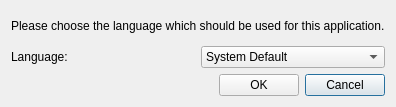
<?xml version="1.0" encoding="UTF-8"?>
<ui version="4.0">
 <class>LanguageDlg</class>
 <widget class="QDialog" name="LanguageDlg">
  <property name="geometry">
   <rect>
    <x>0</x>
    <y>0</y>
    <width>374</width>
    <height>107</height>
   </rect>
  </property>
  <property name="windowTitle">
   <string>Language</string>
  </property>
  <property name="windowIcon">
   <iconset resource="images.qrc">
    <normaloff>:/images/applications-education-language.png</normaloff>:/images/applications-education-language.png</iconset>
  </property>
  <layout class="QVBoxLayout" name="verticalLayout">
   <item>
    <widget class="QLabel" name="label">
     <property name="text">
      <string>Please choose the language which should be used for this application.</string>
     </property>
    </widget>
   </item>
   <item>
    <layout class="QGridLayout" name="gridLayout_2">
     <item row="0" column="0">
      <widget class="QLabel" name="lblLanguage">
       <property name="text">
        <string>Language:</string>
       </property>
      </widget>
     </item>
     <item row="0" column="1">
      <widget class="QComboBox" name="cmbLanguage">
       <item>
        <property name="text">
         <string>System Default</string>
        </property>
       </item>
       <item>
        <property name="text">
         <string>American English</string>
        </property>
       </item>
       <item>
        <property name="text">
         <string>Russian</string>
        </property>
       </item>
       <item>
        <property name="text">
         <string>Serbian</string>
        </property>
       </item>
       <item>
        <property name="text">
         <string>Serbian Latin</string>
        </property>
       </item>
      </widget>
     </item>
    </layout>
   </item>
   <item>
    <layout class="QGridLayout" name="gridLayout">
     <item row="0" column="2">
      <widget class="QPushButton" name="btnCancel">
       <property name="text">
        <string>Cancel</string>
       </property>
      </widget>
     </item>
     <item row="0" column="1">
      <widget class="QPushButton" name="btnOk">
       <property name="text">
        <string>OK</string>
       </property>
      </widget>
     </item>
     <item row="0" column="0">
      <spacer name="horizontalSpacer">
       <property name="orientation">
        <enum>Qt::Horizontal</enum>
       </property>
       <property name="sizeHint" stdset="0">
        <size>
         <width>40</width>
         <height>20</height>
        </size>
       </property>
      </spacer>
     </item>
    </layout>
   </item>
  </layout>
 </widget>
 <resources>
  <include location="images.qrc"/>
 </resources>
 <connections/>
</ui>
